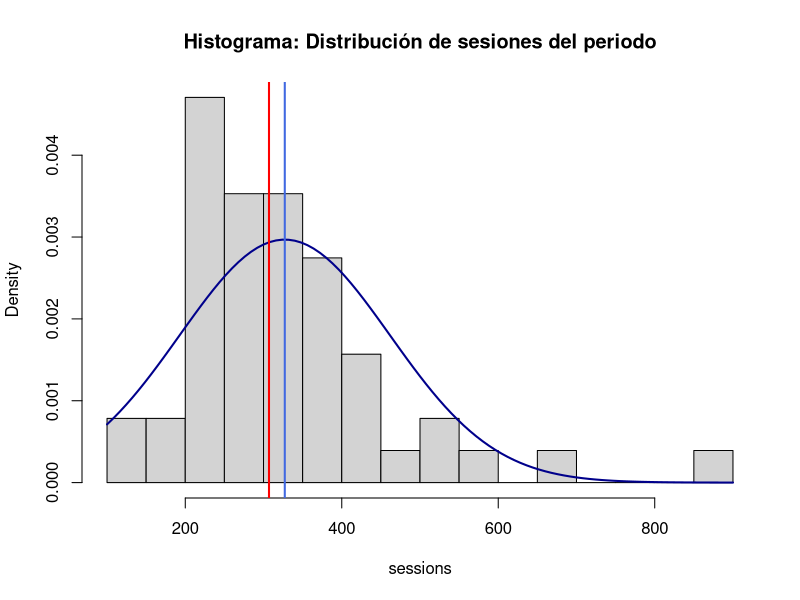

Reproduce this figure in R. (Note: this script raises an error after producing the figure.)
##########################################################################
# Series temporales y estadísticas básica para Analítica Web
##########################################################################

setwd('/Users/jose/Documents/GitHub/kschool_r/09-Time-Series')

## ------------------------------------------------------------------------
# Cargamos la librerías necesarias
list.of.packages <- c("imputeTS", "smooth", "strucchange", "CausalImpact", "tidyverse", "GGally", "highcharter", "xts")
new.packages <- list.of.packages[!(list.of.packages %in% installed.packages()[,"Package"])]
if(length(new.packages)) install.packages(new.packages)
lapply(list.of.packages, require, character.only = TRUE)





sessions <- c(266, 333, 307, 213, 213, 147, 201, 147, 300, 274, 244, 179, 
              284, 340, 324, 288, 256, 230, 241, 222, 336, 341, 270, 164, 
              240, 362, 311, 242, 250, 270, 247, 252, 385, 540, 876, 214, 
              307, 398, 404, 324, 351, 413, 398, 351, 468, 412, 407, 356, 
              521, 570, 697)

hist(sessions,probability = T, breaks=20, main="Histograma: Distribución de sesiones del periodo")
curve(dnorm(x, mean(sessions), sd(sessions)), add=TRUE, col="darkblue", lwd=2)

mean(sessions)
abline(v = mean(sessions), col = "royalblue", lwd = 2)

median(sessions)
abline(v = median(sessions), col = "red", lwd = 2)

#cuartiles
quantile(sessions) 

#rango intercuartílico
IQR(sessions) 
quantile(sessions, 3/4) - quantile(sessions, 1/4)

var(sessions)

sqrt(var(sessions))
sd(sessions)

length(sessions)

diff(sesiones)

round(mean(sessions), 0)

mean_sessions <- mean(sessions)
sd_sessions <- sd(sessions)
n <- length(sessions)

#Error estándar
sem_sessions <- sd(sessions) / sqrt(n)



# Outliers ----------------------------------------------------------------
# https://es.wikipedia.org/wiki/Valor_at%C3%ADpico
# Tukey’s definition of an outlier: https://en.wikipedia.org/wiki/Outlier#Tukey's_fences

boxplot(sesiones)

q3 <- qnorm(0.75)
q1 <- qnorm(0.25)
iqr <- q3 - q1
r <- c(q1 - 1.5*iqr, q3 + 1.5*iqr)
r


max(sessions)
( max_sessions <- as.numeric(quantile(sessions, probs=c(.75)) + 1.5 * IQR(sessions)) )
min(sessions)
( min_sessions <- as.numeric(quantile(sessions, probs=c(.25)) - 1.5 * IQR(sessions)) )

outliers <- sessions[sessions < min_sessions | sessions > max_sessions]

plot(sessions, col=ifelse(sessions %in% outliers, "red", "blue"))
abline(h = max_sessions, col="red") 

boxplot(sessions)

clean_sessions <- sessions[!sessions %in% outliers]
plot(clean_sessions, pch="*")

hist(sessions)
hist(clean_sessions)

mean(clean_sessions)
median(clean_sessions)



# Modelos de regresión lineal ---------------------------------------------

ventas <- c(10,12,11,13,12,14,16,12,14,11,10,19,8.5,8,9,13,16,18,20,22)
tv <- c(13,14,15,17,17.5,13,14.5,9,8,9,8,10,17,18,18.5,19,20,20,13,14)
radio <-c(56,55,60,65,69,67,68,67,97,66,65,60,70,110,75,80,85,90,56,55)
online <- c(40,40,42,50,40,44,40,44,46,46,45,110,30,50,45,40,80,90,90, 110)
datos <- data.frame(ventas, tv, radio, online)
pairs(datos)

modelo <- lm(ventas ~ tv + radio + online, data = datos)
summary(modelo)
round(coefficients(modelo), 4)
# ventas = 8.7759 - 0.0085*tv - 0.0384*radio + 0.1335*online

modelo2 <- lm(ventas ~ online, data = datos)
summary(modelo2)
round(coefficients(modelo2), 4)
# ventas = 5.8170 + 0.1356*online
cor(ventas, online)
cor(datos)
plot(y=ventas, x=online)
abline(modelo2, col='red')

# Continuamos -------------------------------------------------------------

# El tiempor como una variable contínua
mod <- lm(sessions ~ time(sessions))
summary(mod)


mod2 <- lm(clean_sessions ~ time(clean_sessions))
summary(mod2)

plot(clean_sessions, ylim = c(0, 900))
abline(mod2, col="red")


# Comparamos ambos modelos
par(mfrow=c(1, 2))
plot(sessions, ylim = c(0, 900), main="Con outliers")
abline(mod, col="red", lwd=3, lty=2)
plot(clean_sessions, ylim = c(0, 900), main="Sin outliers")
abline(mod2, col="red", lwd=3, lty=2)
dev.off()


##########################################################################
# Series temporales: modelar el tiempo ------------------------------------
# 
# Una serie temporal se define como una colección de observaciones (discretas o continuas) de una variable recogidas secuencialmente en el tiempo.
# 
# El tiempo es una elemento natural presente en el momento en el que se genera el dato.
# Serie es la característica fundamental de las series temporales. Quiere decir que una observación presente es influenciada por los valores pasados de la misma (Auto correlación).
# Lo modelos de series temporales usarán esta característica para predecir valores futuros.
# 
# 
# Objetivos del análisis de series temporales
# El principal objetivo es el de elaborar un modelo estadístico que describa la procencia de dicha serie.
# 
# Descriptivos: La dibujamos y consideramos sus medidas descriptivas básicas. ¿Presentan una tendencia?. ¿Existe estacionalidad?. ¿Hay valores extremos?
#   
# Predictivos: En ocasiones no sólo se trata de explicar los sucedido sino de ser capaces de predecir el futuro.
##########################################################################

# sessions con outliers
(sessions_ts <- ts(data = sessions, start = c(2014, 01), frequency = 12))


max_sessions <- quantile(sessions_ts, probs=c(.75)) + 1.5 * IQR(sessions_ts)
min_sessions <- quantile(sessions_ts, probs=c(.25)) - 1.5 * IQR(sessions_ts)
plot(sessions_ts, ylim = c(0, 900))
abline(h=max_sessions, col = "green")
abline(h=min_sessions, col = "red")


# Y si trabajamos sin outliers
(clean_sessions_ts <- ts(data = clean_sessions, start = c(2014, 01), frequency = 12))

# Nos faltan meses:
length(sessions_ts) == length(clean_sessions_ts)

# Marcamos los autliers como NA
clean_sessions_ts <- sessions_ts
clean_sessions_ts[clean_sessions_ts %in% outliers] <- NA

plot(sessions_ts, col="blue", lwd=2, lty="dotted")
lines(clean_sessions_ts, col = "red", lwd=2)

# library(imputeTS)
plotNA.distribution(clean_sessions_ts)

clean_sessions_ts
na.mean(clean_sessions_ts)
na.mean(clean_sessions_ts, option = "median")
na.kalman(clean_sessions_ts)

plotNA.imputations(clean_sessions_ts, na.mean(clean_sessions_ts))
plotNA.imputations(clean_sessions_ts, na.mean(clean_sessions_ts, option = "median"))
plotNA.imputations(clean_sessions_ts, na.kalman(clean_sessions_ts))

# Imputamos los NA
clean_sessions_ts <- na.kalman(clean_sessions_ts)
plot(sessions_ts, col="blue", lwd=2, lty="dotted")
lines(clean_sessions_ts, col = "red", lwd=2)

# Nuestra serie definitiva
rm(sessions_ts)
sessions_ts <- clean_sessions_ts
plot(sessions_ts)


# Modelos -----------------------------------------------------------------

# Modelado: Media
sessions.mean <- meanf(sessions_ts, h=12)
summary(sessions.mean)
plot(sessions.mean)

# Modelado: Naive
sessions_ts.naive <- naive(sessions_ts, h=12)
summary(sessions_ts.naive)
plot(sessions_ts.naive)

# Modelado: Media Móvil Simple
# library(smooth)
sessions_ts.sma<-sma(sessions_ts, h = 12, holdout = T, level = .95, ic = 'AIC')
sessions_ts.forecast <- forecast(sessions_ts.sma)
plot(sessions_ts.forecast)


# Componentes de una serie temporal ---------------------------------------
sessions_ts.decomp <- decompose(sessions_ts)
plot(sessions_ts.decomp)


# Serie desestacionalizada ------------------------------------------------
sessions_des.ts  <- sessions_ts-sessions_ts.decomp$seasonal
plot(sessions_ts,main="Serie normal Vs desestacionalizada", col="blue", lwd=2, lty="dotted")
lines(sessions_des.ts, col='red')

# Modelado: naive estacional
library(forecast)
sessions_ts.snaive <- snaive(sessions_ts, h = 12)
plot(sessions_ts.snaive)

# Modelado: HoltWinters
sessions_ts.hw <- HoltWinters(sessions_ts)
plot(sessions_ts.hw)

forecast_out_sample <- forecast(sessions_ts.hw, h=12)
plot(forecast_out_sample)


# Cambios estructurales en una serie --------------------------------------

# require(strucchange)
breakpoints(sessions_ts ~ 1)
plot(sessions_ts, main="IPI breakpoints", ylab="Sesiones", col="blue", lwd=1.5)
lines(breakpoints(sessions_ts ~ 1), col="red")
lines(confint(breakpoints(sessions_ts ~ 1), level=0.90), col="red")
text(2015.5, 800, "Agosto 2016", cex=0.75, col="red", pos=4, font=3)


# Series temporales de más de una variable --------------------------------
# library(tidyverse)
(ga_data_df <- read_csv('data/ga_sessions.csv'))

# Vamos a analizar el siguiente código ------------------------------------

ga_data_df %>%
  arrange(channelGrouping) %>% 
  spread(channelGrouping, sessions) %>% 
  gather(key = channelGrouping, value = sessions,-date) %>% 
  arrange(date) %>% 
  drop_na() -> ga_data_2_df

assertthat::are_equal(x = ga_data_2_df, y = ga_data_df)


# Transformación de los datos ---------------------------------------------

ga_data_pivoted_df <- ga_data_df %>%
  arrange(channelGrouping) %>% 
  spread(channelGrouping, sessions) %>% 
  replace(., is.na(.), 0)

summary(ga_data_pivoted_df)

# Correlación entre variables
pairs(ga_data_pivoted_df[-1], upper.panel = NULL)

cor(ga_data_pivoted_df[-1])
round(cor(ga_data_pivoted_df[-1]), 2)

# library(GGally)
ggcorr(ga_data_pivoted_df[-1], label = T)
ggpairs(ga_data_pivoted_df[-1])

# library(highcharter)
hchart(cor(ga_data_pivoted_df[-1])) %>% 
  hc_add_theme(hc_theme_google()) %>% 
  hc_title(text = "Canales de adquisición") %>%
  hc_subtitle(text = "Correlaciones entre canales")



# Ejercicio ---------------------------------------------------------------
# ¿Qué ha provocado el pico de sesiones en noviembre de 2017?

ga_data_df %>% 
  group_by(date) %>% 
  summarise(sessions = sum(sessions)) %>% 
  ggplot() + 
  geom_line(aes(x = date, y = sessions), col = "darkblue")  +
  theme_minimal() + 
  ggtitle("¿Qué ha provocado el pico de sesiones en noviembre de 2017?") 


# Sol: Modifica el siguiente código hasta encontrar respuesta a la pregunta

ga_data_pivoted_df %>% 
  ggplot() + 
  geom_line(aes(x = date, y = `Paid Search`), col = "blue")  + 
  geom_line(aes(x = as.Date(date), y = `Organic Search`), col = "green") +
  theme_minimal() + 
  ggtitle("Paid (blue) vs Organic (green) search") 




# Series temporales múltiples ---------------------------------------------
web_data_ts <- ts(ga_data_pivoted_df[-1], frequency = 365, start = c(2014,01))
plot(web_data_ts)

# library(xts)
web_data_xts <- xts(ga_data_pivoted_df[-1], order.by = as.Date(ga_data_pivoted_df$date), frequency = 365)
plot.xts(web_data_xts)
# plot.xts(web_data_xts, multi.panel=T, grid.ticks.on = F, major.ticks = F, minor.ticks = F)
